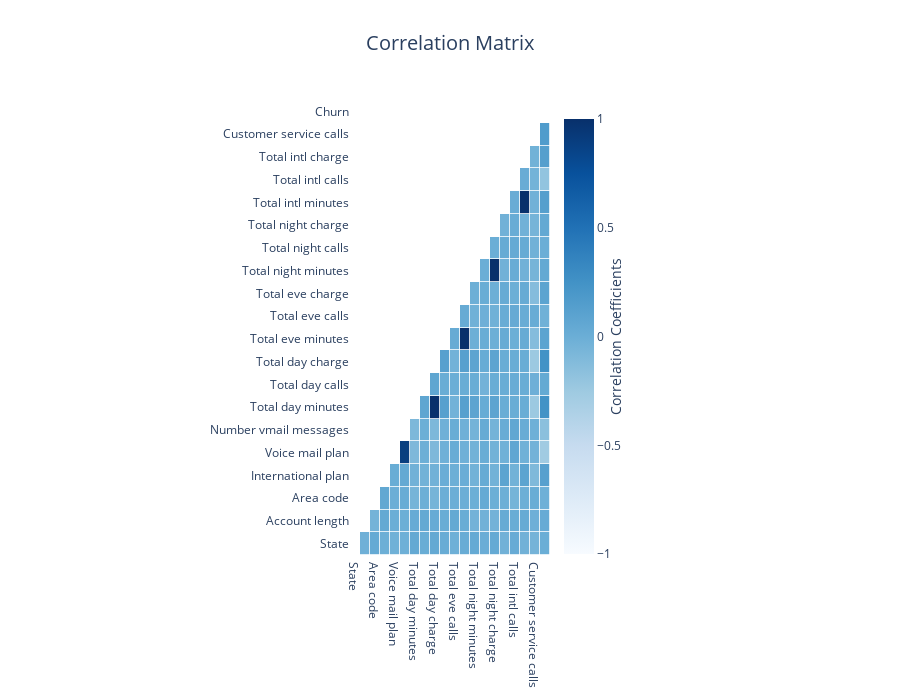

Notebook code cell kept with this figure:
### Markdown cell above
#### 1.7 Correlation Matrix

### Code cell
correlation = data.corr()
mask = np.tril(np.ones_like(correlation, dtype = bool))     #Creating a mask for making the matrix triangular
corr_cols = data.corr().keys().tolist()

fig = go.Figure()

fig.add_trace(go.Heatmap(z = correlation.mask(mask), x = corr_cols, y = corr_cols,
                         xgap = 0.8, ygap = 0.8,
                         zmin = -1, zmax = 1,
                         hoverinfo = None,
                         colorscale = 'Blues',
                         colorbar = dict(title = 'Correlation Coefficients',
                                         titleside = 'right',
                                         y = 0.48),
                         )
              )

fig.update_layout(title = dict(text = 'Correlation Matrix',
                               x = 0.5,
                               font = dict(size = 20)
                               ),
                  height = 700,
                  margin = dict(l = 350, r = 350),
                  xaxis_showgrid = False,
                  yaxis_showgrid = False,
                  template = 'plotly_white'
                  )
fig.show()

### Figure 1 — Plotly figure (JSON) as saved in the notebook; plotly's stock layout.template omitted (floating-point values rounded to 4 significant figures; data arrays with more than 128 entries replaced by an {"elided": "..."} marker saying what was removed)
{"data": [{"colorbar": {"title": {"side": "right", "text": "Correlation Coefficients"}, "y": 0.48}, "colorscale": [[0.0, "rgb(247,251,255)"], [0.125, "rgb(222,235,247)"], [0.25, "rgb(198,219,239)"], [0.375, "rgb(158,202,225)"], [0.5, "rgb(107,174,214)"], [0.625, "rgb(66,146,198)"], [0.75, "rgb(33,113,181)"], [0.875, "rgb(8,81,156)"], [1.0, "rgb(8,48,107)"]], "x": ["State", "Account length", "Area code", "International plan", "Voice mail plan", "Number vmail messages", "Total day minutes", "Total day calls", "Total day charge", "Total eve minutes", "Total eve calls", "Total eve charge", "Total night minutes", "Total night calls", "Total night charge", "Total intl minutes", "Total intl calls", "Total intl charge", "Customer service calls", "Churn"], "xgap": 0.8, "y": ["State", "Account length", "Area code", "International plan", "Voice mail plan", "Number vmail messages", "Total day minutes", "Total day calls", "Total day charge", "Total eve minutes", "Total eve calls", "Total eve charge", "Total night minutes", "Total night calls", "Total night charge", "Total intl minutes", "Total intl calls", "Total intl charge", "Customer service calls", "Churn"], "ygap": 0.8, "z": {"elided": "20x20 float values"}, "zmax": 1, "zmin": -1, "type": "heatmap"}], "layout": {"title": {"font": {"size": 20}, "text": "Correlation Matrix", "x": 0.5}, "margin": {"l": 350, "r": 350}, "xaxis": {"showgrid": false}, "yaxis": {"showgrid": false}, "height": 700}}
